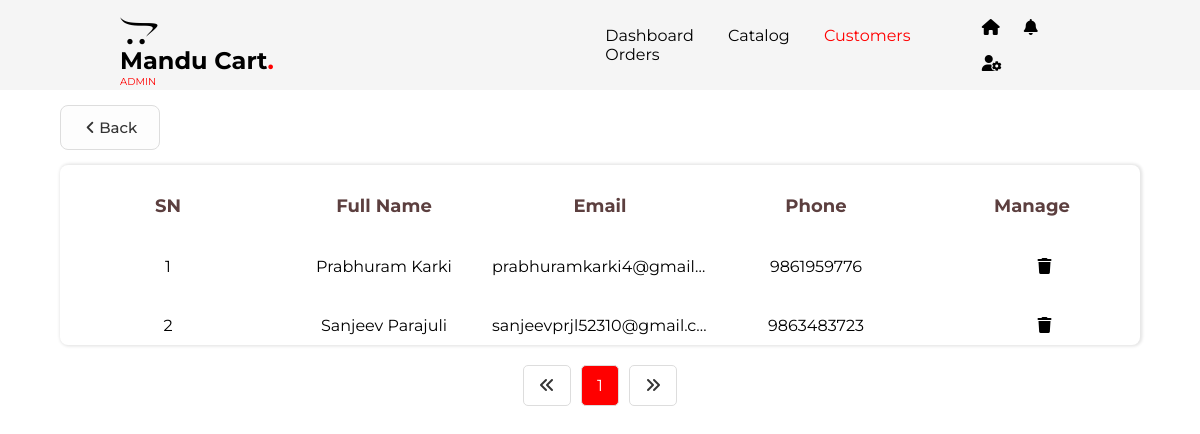
Page /pages/admin/managecustomers.php on the committed database.
### tables this page shows
CREATE TABLE `tbl_customers` (
  `customer_id` int(11) NOT NULL,
  `fullname` varchar(50) NOT NULL,
  `email` varchar(100) NOT NULL,
  `phone` varchar(20) DEFAULT NULL,
  `password` varchar(250) NOT NULL,
  `status` tinyint(1) DEFAULT NULL,
  `created_at` timestamp NULL DEFAULT current_timestamp(),
  `updated_at` timestamp NULL DEFAULT current_timestamp()
);

### pages/admin/managecustomers.php (the view, shortened to what this page needs)
<?php
include("db_connection.php");
$per_page = 10;
$sql0 = "SELECT * FROM tbl_customers";
$result0 = mysqli_query($connection, $sql0);
$nr_of_rows = $result0->num_rows;
$pages = ceil($nr_of_rows / $per_page);
$current_page = isset($_GET['page-nr']) ? $_GET['page-nr'] : 1;
$sql_select = "SELECT * FROM tbl_customers ORDER BY customer_id DESC";
$result_select = mysqli_query($connection, $sql_select);
$i = 1;
?>
<!DOCTYPE html>
<html lang="en">
<head>
    <link rel="stylesheet" href="../../assets/adminpanel.css">
    <link rel="stylesheet" href="../../assets/adminnav.css">
    <link rel="stylesheet" href="../../assets/style.css">
</head>
<body>
    <?php
    include("adminnav.php");
    ?>
    <form action="adminpanel.php" method="post" class="">
        <button type="submit" name="back" id="back_btn"><i class="fa-solid fa-angle-left"></i> Back</button>
    </form>
    <div class="table-wrapper">
        <table id="table">
            <div class="table-head">
                <tr id="table-titles">
                    <td>SN</td>
                    <td>Full Name</td>
                    <td>Email</td>
                    <td>Phone</td>
                    <td>Manage</td>
                </tr>
            </div>
            <?php if ($result_select): ?>
                <tbody>
                    <?php while ($db_data = mysqli_fetch_assoc($result_select)):
                        $customer_id = $db_data['customer_id'];
                        $customer_name = $db_data['fullname'];
                        $email = $db_data['email'];
                        $phone = $db_data['phone'];
                        ?>
                        <tr>
                            <td>
                                <?php echo "$i" ?>
                            </td>
                            <td>
                                <?php echo "$customer_name" ?>
                            </td>
                            <td>
                                <?php echo "$email" ?>
                            </td>
                            <td>
                                <?php echo "$phone" ?>
                            </td>
                            <td>
                                <a id="cust-delete-btn" href="deletecustomer.php?customer_id=<?php echo $customer_id; ?>"
                                    title="Delete"><i class="fa-solid fa-trash" style="margin-left: 25px; color:black;"></i>
                                </a>
                            </td>
                        </tr>
                        <?php $i++; endwhile; ?>
                </tbody>
            </table>
        <?php else: ?>
            <p>Data not found!</p>
        <?php endif; ?>
        <div class="pagination">
            <?php
            if (isset($_GET['page-nr']) && $_GET['page-nr'] > 1) {
                ?>
                <a href="?page-nr=<?php echo $_GET['page-nr'] - 1 ?>" class="page-link"><i
                        class="fa-solid fa-angles-left"></i></a>
                <?php
            } else {
                ?>
                <a href="" class="page-link"><i class="fa-solid fa-angles-left"></i></a>
                <?php
            }
            ?>
            <?php
            for ($counter = 1; $counter <= $pages; $counter++) {
                $class = '';
                if ($current_page == $counter) {
                    $class = 'active';
                }
                ?>
                <a href="?page-nr=<?php echo $counter ?> " class="page-link <?php echo $class ?>">
                    <?php echo $counter ?>
                </a>
                <?php
            }
            ?>
            <?php
            if (!isset($_GET['page-nr'])) {
                ?>
                <a href="?page-nr=2" class="page-link"><i class="fa-solid fa-angles-right"></i></a>
                <?php
            }
            ?>
        </div>
    </div>
</body>
</html>

### assets/adminpanel.css (style rules this page uses)
* { margin: 0; padding: 0; box-sizing: border-box; font-family: "Montserrat", sans-serif; }
.table-wrapper { align-items: center; text-align: center; margin: 30px; padding: 30px; }
table { padding: 10px; border-radius: 10px; background-color: rgb(193, 144, 241); width: 100%; height: auto; border-collapse: collapse; table-layout: fixed; background: #fff; border-radius: 8px; box-shadow: 1px 0px 3px 1.5px rgba(0, 0, 0, 0.1); text-align: center; }
.table-head { border-radius: 100px; font-weight: 700; width: 10%; font-size: 18px; color: white; text-align: center; }
#table-titles { padding: 20px; margin: 5px; }
#table-titles td { color: rgb(92, 63, 63); font-weight: bold; font-size: 18px; transition: all color 0.4s; }
tbody td { overflow: hidden; text-overflow: ellipsis; white-space: nowrap; margin-top: 20px; margin-bottom: 10px; padding-top: 30px; padding-bottom: 10px; text-align: center; }
#back_btn { border: none; border-radius: 8px; padding: 12px; color: white; font-size: 15px; font-weight: 500; margin-top: 15px; margin-bottom: 15px; margin-left: 60px; width: 100px !important; float: left; margin-right: 10px; color: #333; border: 1.5px solid #ddd; background: #fdfdfd; transition: background-color 0.3s; }
#back_btn i { font-size: 15px; margin-left: 3px; }

### assets/adminnav.css (style rules this page uses)
* { margin: 0; padding: 0; box-sizing: border-box; font-family: "Montserrat", sans-serif; }
a { text-decoration: none; color: black; }
.logo, i, h1 { display: inline-block; justify-content: space-between; }

### assets/style.css (style rules this page uses)
* { margin: 0; padding: 0; box-sizing: border-box; font-family: "Montserrat", sans-serif; }
html, body { max-width: 100%; overflow-x: hidden; background: rgba(255, 255, 255, 0.808); }
a { text-decoration: none; color: black; }
.logo, i, h1 { display: inline; -webkit-user-select: none; user-select: none; }
.active { scroll-snap-type: unset; }
.pagination { display: flex; justify-content: center; margin-top: 20px; }
.page-link { color: #333; text-decoration: none; padding: 10px 15px; margin: 0 5px; border: 1px solid #ddd; border-radius: 5px; background-color: #fff; transition: background-color 0.3s; }
.active { background-color: #ff0000; color: #fff; }

### rows in the picture
tbl_customers: fullname "Prabhuram Karki", email "prabhuramkarki4@gmail…", phone "9861959776"
tbl_customers: fullname "Sanjeev Parajuli", email "sanjeevprjl52310@gmail.c…", phone "9863483723"
